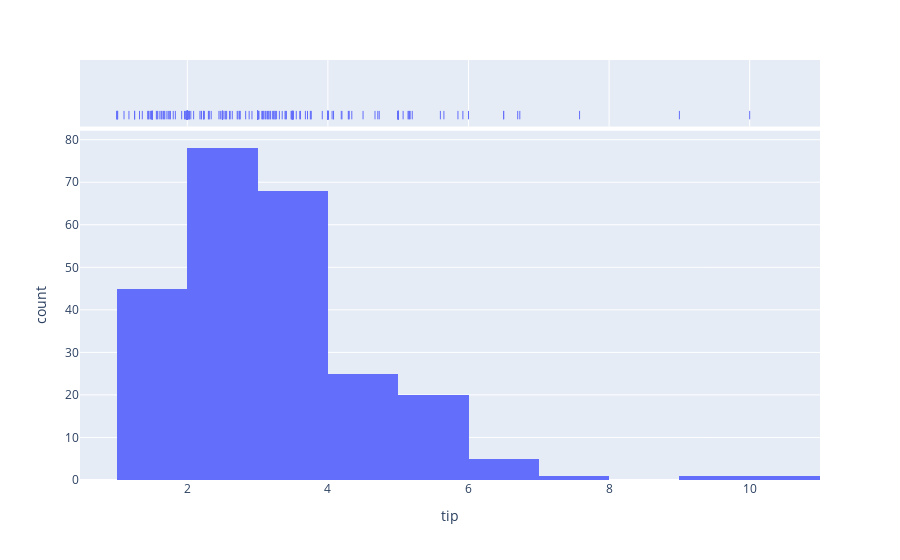

The code cell stored with this chart in its notebook:
### Markdown cell above
### HISTOGRAMS

### Code cell
bins = round(np.sqrt(len(df)))
fig = px.histogram(df, x="tip", marginal="rug", hover_data=df.columns, nbins=bins)
fig.show()

### Figure 1 — Plotly figure (JSON) as saved in the notebook; plotly's stock layout.template omitted (floating-point values rounded to 4 significant figures; data arrays with more than 128 entries replaced by an {"elided": "..."} marker saying what was removed)
{"data": [{"alignmentgroup": "True", "bingroup": "x", "hovertemplate": "tip=%{x}<br>count=%{y}<extra></extra>", "legendgroup": "", "marker": {"color": "#636efa", "pattern": {"shape": ""}}, "name": "", "nbinsx": 16, "offsetgroup": "", "orientation": "v", "showlegend": false, "type": "histogram", "x": {"elided": "244 float values"}, "xaxis": "x", "yaxis": "y"}, {"alignmentgroup": "True", "boxpoints": "all", "customdata": {"elided": "244x6 mixed values"}, "fillcolor": "rgba(255,255,255,0)", "hoveron": "points", "hovertemplate": "tip=%{x}<br>total_bill=%{customdata[0]}<br>sex=%{customdata[1]}<br>smoker=%{customdata[2]}<br>day=%{customdata[3]}<br>time=%{customdata[4]}<br>size=%{customdata[5]}<extra></extra>", "jitter": 0, "legendgroup": "", "line": {"color": "rgba(255,255,255,0)"}, "marker": {"color": "#636efa", "symbol": "line-ns-open"}, "name": "", "offsetgroup": "", "showlegend": false, "type": "box", "x": {"elided": "244 float values"}, "xaxis": "x2", "yaxis": "y2"}], "layout": {"barmode": "relative", "legend": {"tracegroupgap": 0}, "margin": {"t": 60}, "xaxis": {"anchor": "y", "domain": [0, 1], "title": {"text": "tip"}}, "xaxis2": {"anchor": "y2", "domain": [0, 1], "matches": "x", "showgrid": true, "showticklabels": false}, "yaxis": {"anchor": "x", "domain": [0, 0.8316], "title": {"text": "count"}}, "yaxis2": {"anchor": "x2", "domain": [0.8416, 1], "matches": "y2", "showgrid": false, "showline": false, "showticklabels": false, "ticks": ""}}}
